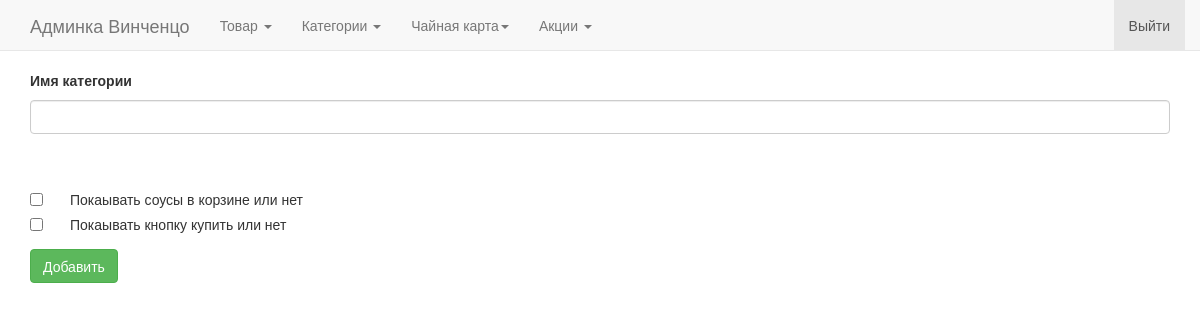
/update_category/17 (signed in), run on an earlier commit of the app's database.
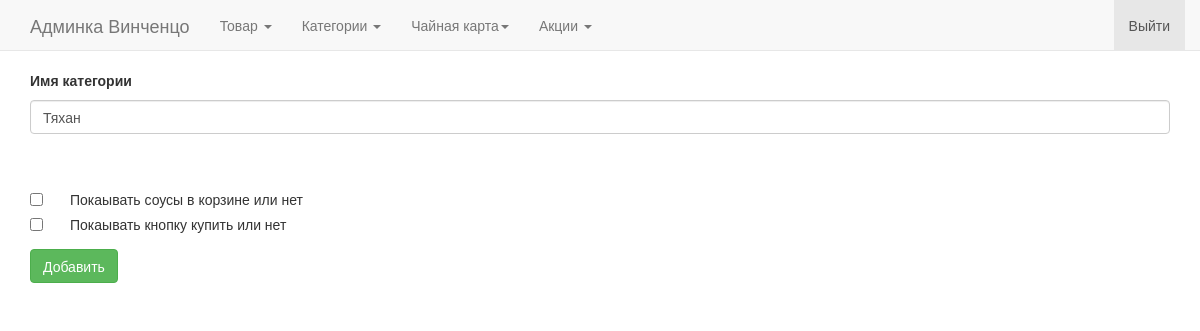
And on a later commit of the database.
### app/models.py (models this page shows, shortened)
class Category(db.Model):
    id = db.Column(db.Integer, primary_key=True)
    category_name = db.Column(db.String(50))
    alias = db.Column(db.String(50))
    sous = db.Column(db.Boolean, default=False)
    cafe = db.Column(db.Boolean, default=True)

### app/views.py (the view, shortened to what this page needs)
@app.route('/update_category/<int:category_id>', methods=['GET', 'POST'])
def update_category(category_id):
    if not session.get('logged_in'):
        return redirect(url_for("adminlogin"))
    form = CategoryForm(obj=Category.query.filter_by(id=category_id).first())
    return render_template("category_edit.html", form=form)

### app/forms.py
class CategoryForm(Form):
    category_name = StringField(u"Имя категории")
    alias = StringField("")
    sous = BooleanField(u"Покаывать соусы в корзине или нет")
    cafe = BooleanField(u"Покаывать кнопку купить или нет")

### app/views.py (called while the page is built)
@app.before_request
def before_request():
    delivery = request.cookies.get('delivery')
    if delivery == "deliveryincafe":
        g.deliverymethod = u"В кафе"
        g.global_sale = 0
    elif delivery == "deliverymyself":
        g.deliverymethod = u"Самовывоз"
        g.global_sale = 10
    elif delivery == "deliveryinhome":
        g.deliverymethod = u"Доставка на дом"
        g.global_sale = 0
    else:
        g.deliverymethod = u"Доставка на дом"
        g.global_sale = 0
    g.delivery = delivery
    g.user = current_user

### app/templates/category_edit.html
{% extends "panel.html" %}
{% from 'form_gen.html' import render_form %}
{% block body %}
 {{ render_form(form, action_url='', action_text='Добавить') }}<br>
{% endblock %}

### app/templates/form_gen.html (shortened to what this page needs)
{% macro render_field(field, label_visible=true) -%}
    <div class="form-group {% if field.errors %}has-error{% endif %} {{ kwargs.pop('class_', '') }}">
        {% if (field.type != 'HiddenField' and field.type !='CSRFTokenField') and label_visible %}
            <label for="{{ field.id }}" class="control-label">{{ field.label }}</label>
        {% endif %}
        {{ field(class_='form-control', **kwargs) }}
    </div>
{%- endmacro %}
{% macro render_checkbox_field(field) -%}
    <div class="checkbox">
        <label>
            {{ field(type='checkbox', **kwargs) }} {{ field.label }}
        </label>
    </div>
{%- endmacro %}
{% macro render_form(form, action_url='',prefix_form='',  action_text='Submit', class_='', btn_class='btn btn-success') -%}
    <form method="POST" action="{{ action_url }}" role="form" class="{{ class_ }}">
        {% if caller %}
            {{ caller() }}
        {% else %}
            {% for f in form %}
                {% if f.type == 'BooleanField' %}
                    {{ render_checkbox_field(f) }}
                {% elif f.type == 'RadioField' %}
                    {{ render_radio_field(f) }}
                {% else %}
                    {{ render_field(f) }}
                {% endif %}
            {% endfor %}
        {% endif %}
        <button type="submit"   class="{{ btn_class }}">{{ action_text }} </button>
    </form>
{%- endmacro %}

What changed in the data, as far as the page shows it:
added Category: category_name "Тяхан"
